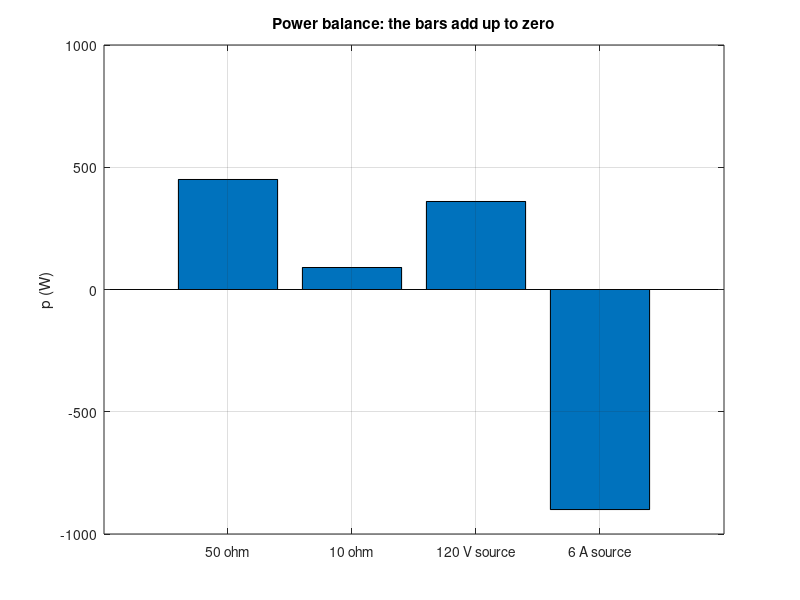

Source code (MATLAB):
% Circuits 1 — Power and Energy
%title: Power Balance and Energy
%ar-title: توازن القدرة والطاقة
%lesson: c1-variables-4
%course: circuits-1

%% P = dw/dt = VI
%ar: مثال الدرس: عنصر عليه 4 V ويدخله 3 A من طرفه الموجب. p = vi، والطاقة في دقيقتين w = p·t.
v = 4; i = 3; t = 120;
p = v * i;
w = p * t;
fprintf('p = %g W, energy in 2 min = %g J\n', p, w)

%% Energy is the integral of power
%ar: إذا تغيرت القدرة مع الزمن فالطاقة تكامل القدرة. نتحقق بـ trapz أن تكامل قدرة ثابتة 12 W خلال 120 s يعطي 1440 J.
tt = linspace(0, 120, 1201);
pp = 12 * ones(size(tt));
W = trapz(tt, pp);
fprintf('integral of p dt = %.4f J\n', W)

%%! Project idea: power balance in a circuit
%ar: مشروع: في مثال 2.8 (الفصل الثاني) القدرات هي 450 و 90 و 360 و −900 W. مجموعها يجب أن يكون صفرًا.
names = {'50 ohm', '10 ohm', '120 V source', '6 A source'};
P = [450 90 360 -900];
for k = 1:4, fprintf('%-13s %+6g W\n', names{k}, P(k)); end
fprintf('sum = %g W\n', sum(P))
bar(P); grid on; set(gca, 'xticklabel', names); ylabel('p (W)'); title('Power balance: the bars add up to zero')
